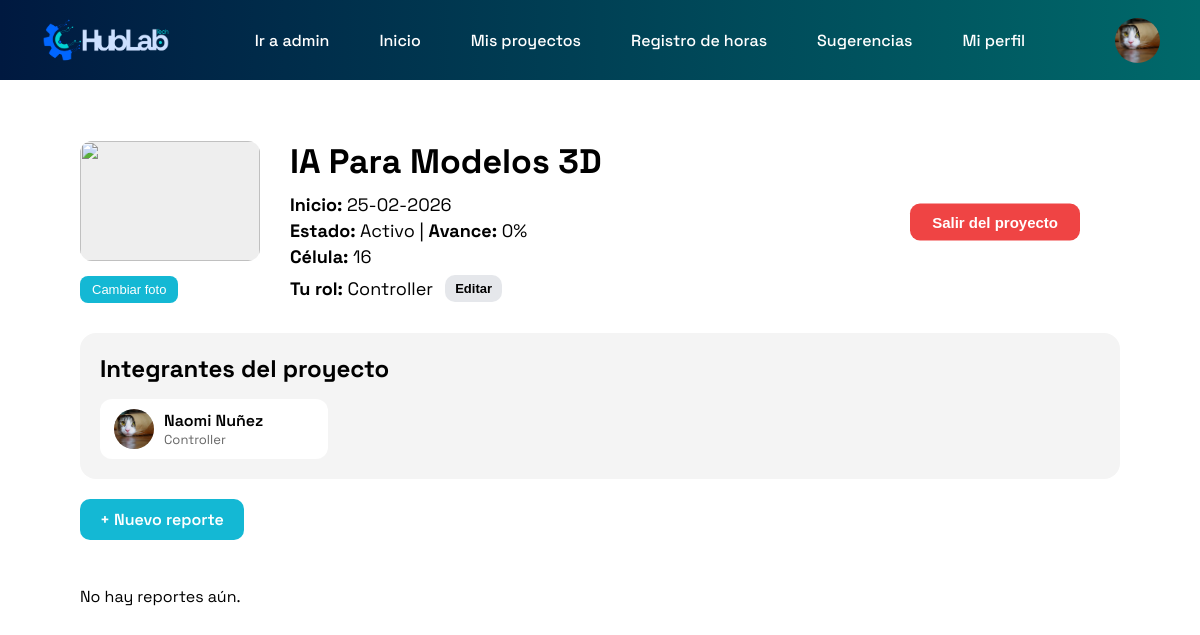
Page /proyectos/14/ (signed in) on the committed database.
### core/models.py (models this page shows, shortened)
class Proyecto(models.Model):
    nombre = models.CharField(max_length=150)
    descripcion = models.TextField()
    numero_celula = models.IntegerField()
    fecha_inicio = models.DateField()
    fecha_termino = models.DateField(null=True, blank=True)
    estado = models.CharField(max_length=50)
    porcentaje_avance = models.IntegerField(default=0)
    creado_por = models.ForeignKey(User, on_delete=models.CASCADE)
    fecha_creacion = models.DateTimeField(auto_now_add=True)
    imagen = models.ImageField(upload_to="proyectos/", null=True, blank=True)

class ParticipacionProyecto(models.Model):
    usuario = models.ForeignKey(User, on_delete=models.CASCADE)
    proyecto = models.ForeignKey(Proyecto, on_delete=models.CASCADE)
    rol_en_proyecto = models.CharField(max_length=50)

### core/views.py (the view)
# urls.py: path("proyectos/<int:proyecto_id>/", proyecto_detalle, name="proyecto_detalle"),
@login_required
def proyecto_detalle(request, proyecto_id):
    proyecto = get_object_or_404(Proyecto, id=proyecto_id)
    participacion = (
        ParticipacionProyecto.objects
        .filter(usuario=request.user, proyecto=proyecto)
        .first()
    )
    can_edit = participacion is not None
    if request.method == "POST" and request.FILES.get("imagen"):
        if not can_edit:
            return redirect("proyecto_detalle", proyecto_id=proyecto.id)
        proyecto.imagen = request.FILES["imagen"]
        proyecto.save(update_fields=["imagen"])
        return redirect("proyecto_detalle", proyecto_id=proyecto.id)
    reportes = (
        ReporteAvance.objects
        .filter(proyecto=proyecto)
        .select_related("usuario")
        .order_by("-fecha")
    )
    integrantes = (
        ParticipacionProyecto.objects
        .filter(proyecto=proyecto)
        .select_related("usuario")
    )
    for part in integrantes:
        pract = Practicante.objects.filter(user=part.usuario).only("foto_perfil").first()
        part.foto_perfil = pract.foto_perfil if pract and pract.foto_perfil else None
    return render(request, "proyecto_detalle.html", {
        "proyecto": proyecto,
        "participacion": participacion,
        "can_edit": can_edit,
        "reportes": reportes,
        "integrantes": integrantes
    })

### core/context_processors.py (called while the page is built)
def _get_practicante(request):
    if not request.user.is_authenticated or request.user.is_superuser:
        return None
    return Practicante.objects.filter(user=request.user).first()

def navbar_avatar(request):
    avatar_url = None
    if request.user.is_authenticated:
        if request.user.is_superuser:
            perfil = _get_perfil_admin(request)
            if perfil and getattr(perfil, "foto_perfil", None):
                avatar_url = perfil.foto_perfil.url
        else:
            pract = _get_practicante(request)
            if pract and getattr(pract, "foto_perfil", None):
                avatar_url = pract.foto_perfil.url
    return {"navbar_avatar_url": avatar_url}

def es_controller(request):
    pract = _get_practicante(request)
    es_ctrl = bool(pract and pract.es_controller)
    return {"es_controller": es_ctrl}

def es_admin_path(request):
    path_actual = request.path or ""
    return {"es_admin_path": path_actual.startswith("/panel/")}

### core/templates/proyecto_detalle.html (shortened to what this page needs)
{% extends "base.html" %}
{% load static %}
{% block content %}
<div class="detalle-wrap">
  <div class="detalle-header">
    <div>
      {% if proyecto.imagen %}
        <img src="{{ proyecto.imagen.url }}" class="proyecto-img">
      {% else %}
        <img src="{% static 'images/default.png' %}" class="proyecto-img">
      {% endif %}
      {% if can_edit %}
      <form id="formFotoProyecto" method="POST" enctype="multipart/form-data">
        <button type="button" class="btn-img" onclick="inputImagen.click()">Cambiar foto</button>
      </form>
      {% endif %}
    </div>
    <div class="detalle-info">
      <h1>{{ proyecto.nombre }}</h1>
      <p><b>Inicio:</b> {{ proyecto.fecha_inicio|date:"d-m-Y" }}</p>
      <p><b>Estado:</b> {{ proyecto.estado }} | <b>Avance:</b> {{ proyecto.porcentaje_avance }}%</p>
      <p><b>Célula:</b> {{ proyecto.numero_celula }}</p>
      {% if participacion %}
        <div class="rol-box">
          <div class="rol-top">
            <p><b>Tu rol:</b> {{ participacion.rol_en_proyecto }}</p>
            <button type="button" class="btn-mini" onclick="toggleRolEdit()">Editar</button>
          </div>
        </div>
      {% else %}
        <p><b>Tu rol:</b> —</p>
      {% endif %}
    </div>
    {% if participacion %}
      <form method="POST" action="{% url 'proyecto_salir' proyecto.id %}">
        <button type="submit" class="btn-salir">Salir del proyecto</button>
      </form>
    {% else %}
      <form method="POST" action="{% url 'proyecto_unirme' proyecto.id %}">
        {% csrf_token %}
        <button type="submit" class="btn-accion">Unirme al proyecto</button>
      </form>
    {% endif %}
  </div>
  <div class="integrantes-box">
    <h2>Integrantes del proyecto</h2>
    <div class="integrantes-lista">
      {% for p in integrantes %}
        <div class="integrante-card">
          {% if p.foto_perfil %}
            <img src="{{ p.foto_perfil.url }}" class="integrante-img">
          {% else %}
            <img src="{% static 'images/default-avatar.png' %}" class="integrante-img">
          {% endif %}
          <div>
            <div class="integrante-nombre">
              {{ p.usuario.first_name }} {{ p.usuario.last_name }}
            </div>
            <div class="integrante-rol">
              {{ p.rol_en_proyecto }}
            </div>
          </div>
        </div>
      {% empty %}
        <p>No hay integrantes asignados.</p>
      {% endfor %}
    </div>
  </div>
  {% if can_edit %}
    <a href="{% url 'reporte_crear' proyecto.id %}" class="btn-nuevo">
      + Nuevo reporte
    </a>
  {% endif %}
  <div class="reportes-lista">
    {% for r in reportes %}
      <div class="reporte-card">
        <div class="reporte-top">
          <div class="reporte-user">{{ r.usuario.username }}</div>
          <div class="reporte-right">
            <span class="reporte-fecha">
              {{ r.fecha|date:"d-m-Y" }} • {{ r.porcentaje_avance }}%
            </span>
            {% if request.user.is_staff or r.usuario.id == request.user.id %}
              <form method="POST" action="{% url 'reporte_borrar' r.id %}">
                {% csrf_token %}
                <button type="submit" class="btn-del">Borrar</button>
              </form>
            {% endif %}
          </div>
        </div>
        <div class="reporte-desc">{{ r.descripcion }}</div>
      </div>
    {% empty %}
      <p>No hay reportes aún.</p>
    {% endfor %}
  </div>
</div>
{% endblock %}

### core/templates/base.html (style rules this page uses)
body { margin:0; font-family:'Space Grotesk', sans-serif; }

### core/templates/proyecto_detalle.html (style rules this page uses)
.detalle-wrap { max-width: 1200px; margin: 0 auto; padding: 20px 40px; }
.detalle-header { display:flex; gap:30px; align-items:center; margin-bottom:30px; position: relative; }
.proyecto-img { width:180px; height:120px; border-radius:12px; object-fit:cover; background:#eee; }
.detalle-info h1 { font-size:34px; margin: 0 0 10px 0; }
.detalle-info p { font-size:18px; margin:3px 0; }
.btn-img { margin-top:10px; display:inline-block; padding:6px 12px; background:#14b8d4; color:white; border-radius:8px; font-size:13px; cursor:pointer; border:none; }
.btn-nuevo { margin-top:20px; background:#14b8d4; color:white; padding:10px 20px; border-radius:10px; text-decoration:none; display:inline-block; font-weight:600; }
.integrantes-box { margin-top: 30px; background:#f4f4f4; border-radius:16px; padding:20px; }
.integrantes-box h2 { margin-top:0; margin-bottom:15px; }
.integrantes-lista { display:flex; flex-wrap:wrap; gap:15px; }
.integrante-card { background:white; border-radius:12px; padding:10px 14px; display:flex; align-items:center; gap:10px; min-width:200px; }
.integrante-img { width:40px; height:40px; border-radius:50%; background:#ddd; object-fit:cover; }
.integrante-nombre { font-weight:600; }
.integrante-rol { font-size:13px; color:#666; }
.reportes-lista { display:flex; flex-direction:column; gap:20px; margin-top:30px; }
.btn-salir { background:#ef4444; color:white; padding:10px 22px; border-radius:10px; border:none; font-weight:600; font-size:15px; cursor:pointer; text-decoration:none; position: absolute; right: 40px; top: 50%; transform: translateY(-50%); }
.rol-box { margin-top: 6px; }
.rol-top { display:flex; align-items:center; gap:12px; }
.btn-mini { background:#e5e7eb; border:none; padding:6px 10px; border-radius:10px; cursor:pointer; font-weight:600; font-size:13px; }

### rows in the picture
Proyecto: nombre "IA Para Modelos 3D", fecha_inicio "25-02-2026", estado "Activo", porcentaje_avance "0", numero_celula "16"
ParticipacionProyecto: rol_en_proyecto "Controller", usuario.first_name "Naomi", usuario.last_name "Nuñez"
